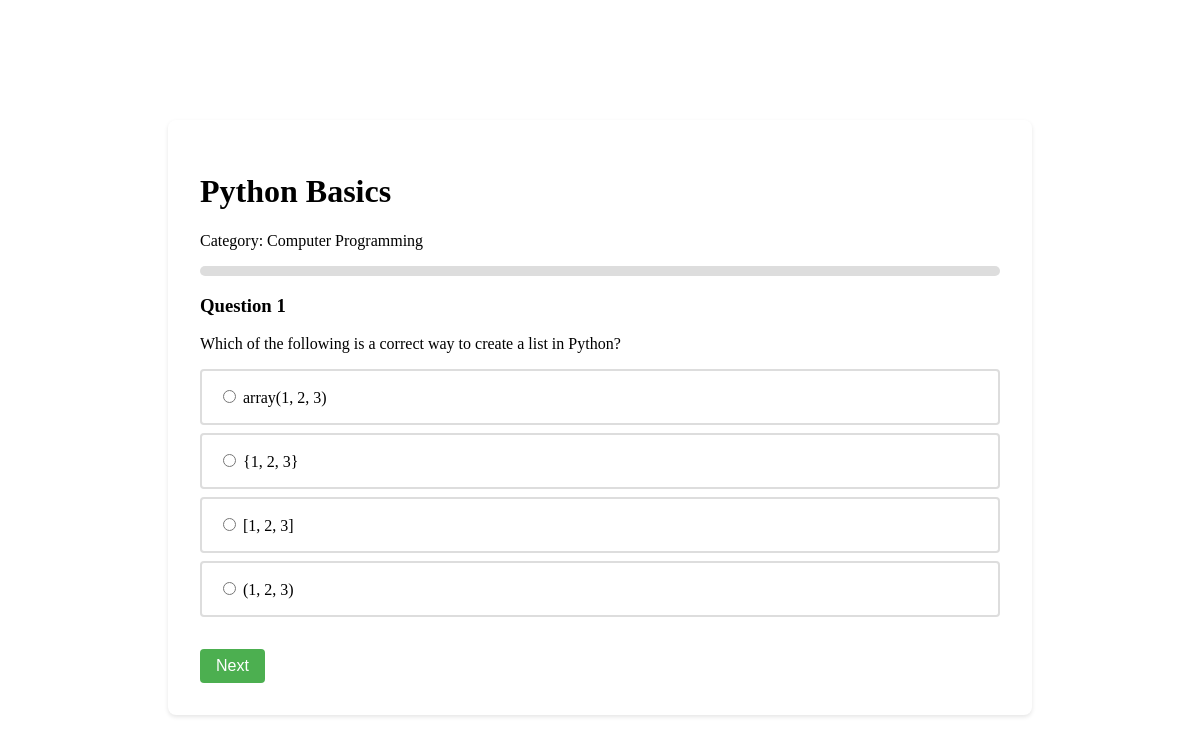
/view/take_quiz.php?id=7 (signed in), run on the app's committed database.
### tables this page shows
CREATE TABLE `quizzes` (
  `id` int(11) NOT NULL,
  `category_id` int(11) NOT NULL,
  `name` varchar(100) NOT NULL,
  `description` text DEFAULT NULL,
  `created_at` timestamp NOT NULL DEFAULT current_timestamp(),
  `updated_at` timestamp NOT NULL DEFAULT current_timestamp() ON UPDATE current_timestamp(),
  `duration_minutes` int(11) NOT NULL DEFAULT 3 COMMENT 'Duration of the quiz in minutes'
);

CREATE TABLE `categories` (
  `id` int(11) NOT NULL,
  `name` varchar(100) NOT NULL,
  `description` text DEFAULT NULL,
  `created_at` timestamp NOT NULL DEFAULT current_timestamp(),
  `updated_at` timestamp NOT NULL DEFAULT current_timestamp() ON UPDATE current_timestamp()
);

CREATE TABLE `questions` (
  `id` int(11) NOT NULL,
  `quiz_id` int(11) NOT NULL,
  `question_text` text NOT NULL,
  `options` longtext NOT NULL CHECK (json_valid(`options`)),
  `correct_option` int(11) NOT NULL,
  `created_at` timestamp NOT NULL DEFAULT current_timestamp(),
  `updated_at` timestamp NOT NULL DEFAULT current_timestamp() ON UPDATE current_timestamp()
);

### view/take_quiz.php (the view, shortened to what this page needs)
<?php
include "../db/config.php";
$quiz_id = $_GET['id'];
$quiz_query = "SELECT q.*, c.name as category_name
               FROM quizzes q
               JOIN categories c ON q.category_id = c.id
               WHERE q.id = ?";
$stmt = $conn->prepare($quiz_query);
$stmt->bind_param("i", $quiz_id);
$stmt->execute();
$quiz_result = $stmt->get_result();
$quiz = $quiz_result->fetch_assoc();
$questions_query = "SELECT * FROM questions WHERE quiz_id = ?";
$stmt = $conn->prepare($questions_query);
$stmt->bind_param("i", $quiz_id);
$stmt->execute();
$questions_result = $stmt->get_result();
$questions = [];
while($question = $questions_result->fetch_assoc()) {
    $questions[] = $question;
}
?>
<!DOCTYPE html>
<html>
<head>
</head>
<body>
<div class="quiz-container">
    <h1><?php echo htmlspecialchars($quiz['name']); ?></h1>
    <p>Category: <?php echo htmlspecialchars($quiz['category_name']); ?></p>
    <div class="progress-bar">
    </div>
    <form id="quizForm">
        <?php foreach($questions as $index => $question): ?>
            <div class="question <?php echo $index === 0 ? 'active' : ''; ?>" data-question="<?php echo $index; ?>">
                <h3>Question <?php echo $index + 1; ?></h3>
                <p><?php echo htmlspecialchars($question['question_text']); ?></p>
                <div class="options">
                    <?php
                    $options = json_decode($question['options'], true);
                    foreach($options as $optionIndex => $option):
                        ?>
                        <label class="option">
                            <input type="radio" name="question_<?php echo $question['id']; ?>" value="<?php echo $optionIndex; ?>">
                            <?php echo htmlspecialchars($option); ?>
                        </label>
                    <?php endforeach; ?>
                </div>
            </div>
        <?php endforeach; ?>
        <div class="navigation">
            <button type="button" id="nextBtn" class="nav-btn">Next</button>
        </div>
    </form>
</div>
</body>
</html>

### view/take_quiz.php (style rules this page uses)
.quiz-container { max-width: 800px; margin: 15vh auto 2rem; padding: 2rem; background: white; border-radius: 8px; box-shadow: 0 2px 4px rgba(0,0,0,0.1); }
.question { display: none; margin-bottom: 2rem; }
.question.active { display: block; }
.options { margin: 1rem 0; }
.option { display: block; padding: 1rem; margin: 0.5rem 0; border: 2px solid #ddd; border-radius: 4px; cursor: pointer; transition: all 0.3s; }
.navigation { display: flex; justify-content: space-between; margin-top: 2rem; }
.nav-btn { padding: 0.5rem 1rem; border: none; border-radius: 4px; cursor: pointer; font-size: 1rem; }
#nextBtn { background-color: #4CAF50; color: white; }
.progress-bar { width: 100%; height: 10px; background-color: #ddd; margin: 1rem 0; border-radius: 5px; }

### data on the page
quizzes: name "Python Basics", category.name "Computer Programming"
questions: question_text "Which of the following is a correct way to create a list in Python?", options "array(1, 2, 3)", options "{1, 2, 3}", options "[1, 2, 3]", options "(1, 2, 3)"
